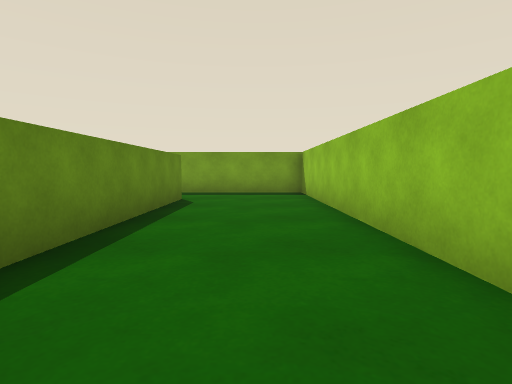
View 1 (above)

17 first-person views from a walk through a 3-D level made in the Unity game engine. The camera is 0.68 m above the floor, tilts 4° down and sees 80° across. The floor is counted in squares, 1 m on a side. Each view is taken from the middle of a square. On the plan, view 1 faces up. The plan holds only what a view shows up to about 10 squares ahead; the rest is blank.

View 2
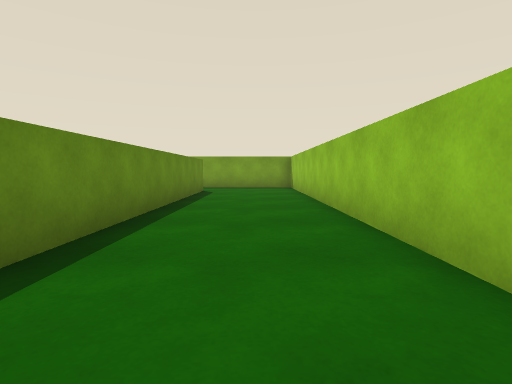

View 3
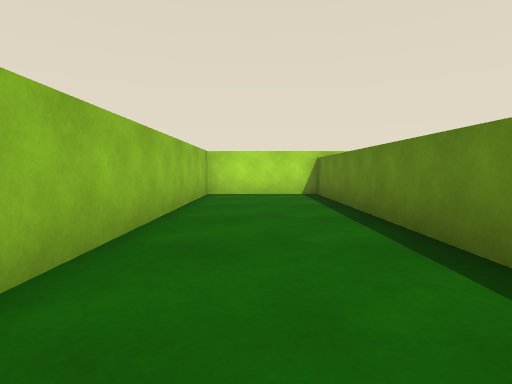

View 4
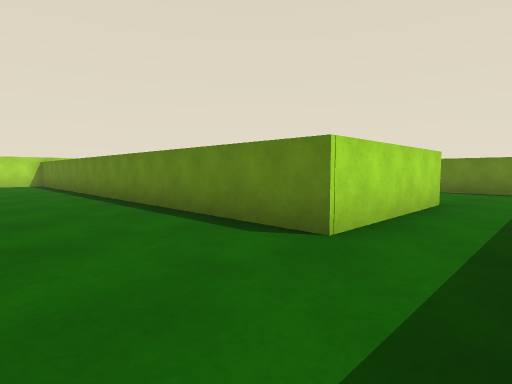

View 5
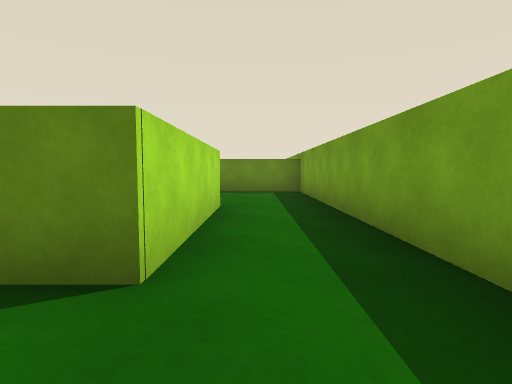

View 6
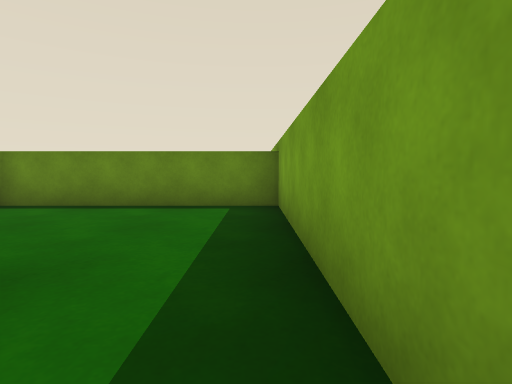

View 7
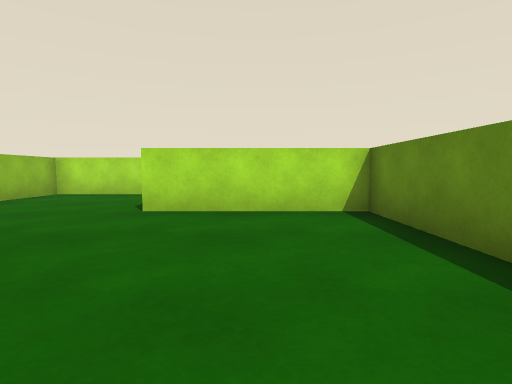

View 8
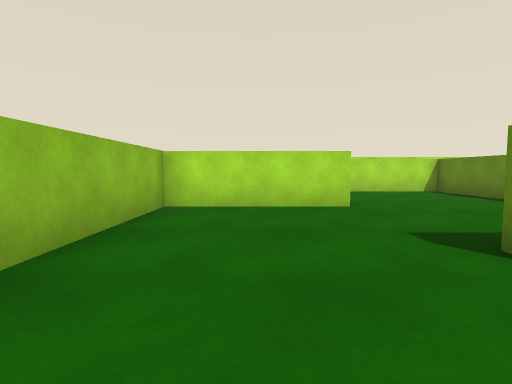

View 9
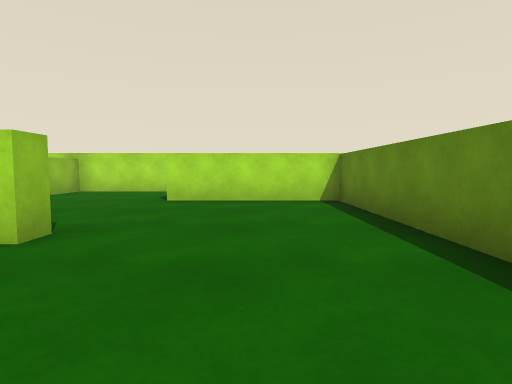

View 10
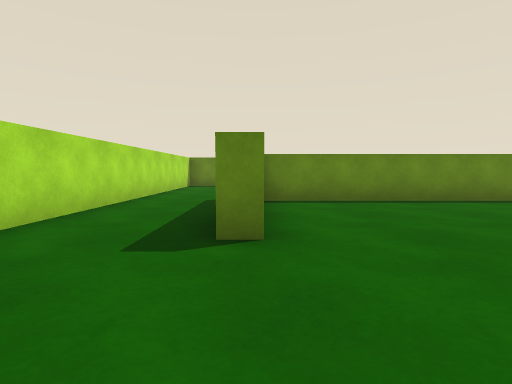

View 11
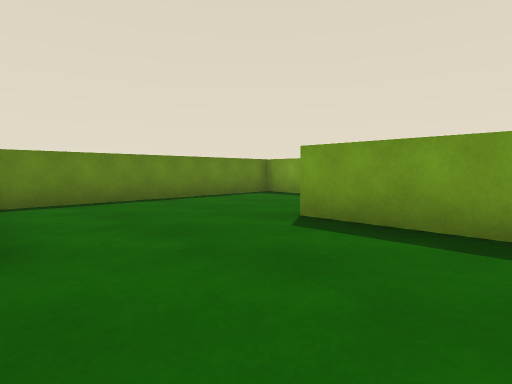

View 12
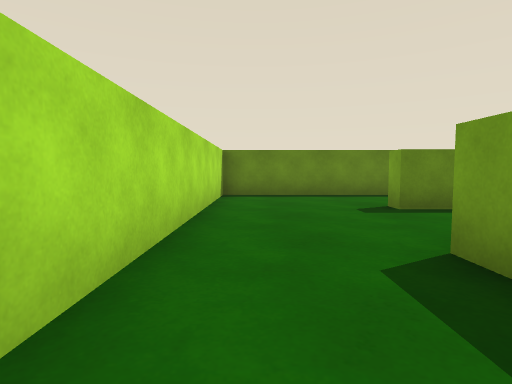

View 13
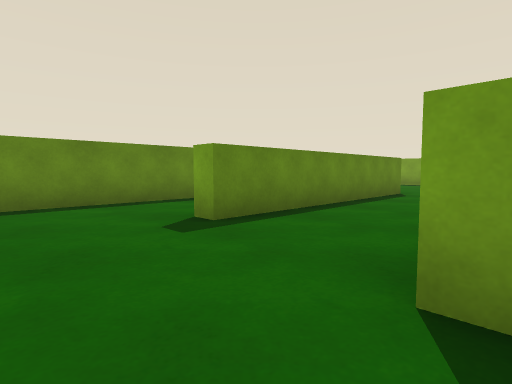

View 14
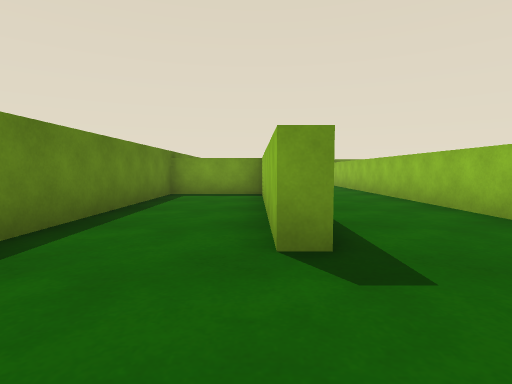

View 15
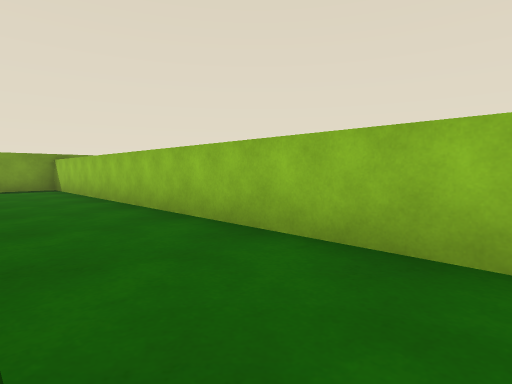

View 16
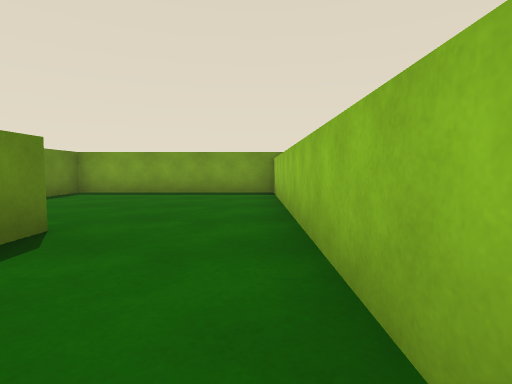

View 17
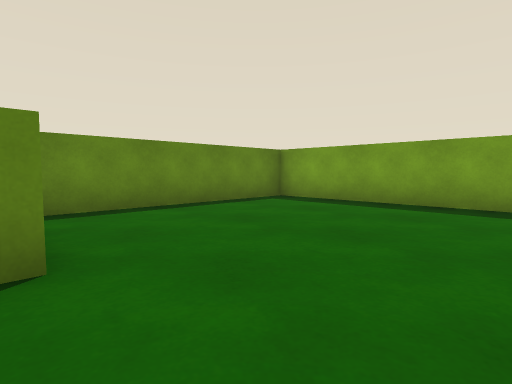

### Floor plan
Points are (right, up) in squares from view 1. A wall is a line through its corners. A room is listed if a view was taken in it or the views show most of it. See-through windows are left out.
Room 1 (views 1, 2, 3, 4, 5, 6, 7)
walls: (-5.9, 7.3) (-1.8, 7.3) (-1.8, -6.9) (1.4, -6.9) (1.4, 9.4) (-9.9, 9.4) (-9.9, 3.9) (-6, 3.9)
ways out: opening at (-6, 6) to room 2
Room 2 (views 8, 9, 10, 11, 12, 13)
walls: (-3.2, -0.3) (-5.8, -0.3) (-5.8, 0.2) (-2.3, 0.2) (-2.3, 4); (-8.5, 3.4) (-9.9, 3.4) (-9.9, -3.9) (-6, -3.9) (-6, -4.5); (-9.9, -4.4) (-10.5, -4.4); (-11.5, -6.9) (-2.3, -6.9) (-2.3, -5.4)
ways out: opening at (-6, 6) to room 1; opening at (-10.5, -5.5) to room 3
Room 3 (views 14, 15, 16, 17)
walls: (-13.8, 2.9) (-16.5, 2.9) (-16.5, -6.9) (-11.5, -6.9); (-13.4, 3.5) (-13.4, -3.5) (-13.8, -3.5) (-13.8, 2.6); (-10.4, -2.9) (-10.4, 9.4) (-16.5, 9.4) (-16.5, 3.9)
ways out: opening at (-10.5, -5.5) to room 2

Positions as (right, up) in squares from view 1, and headings:
1: (0, 0), facing up
2: (0, -3), facing up
3: (0, 2), facing down
4: (1, 9), facing down-left
5: (0, 8), facing left
6: (-4, 9), facing left
7: (-8, 9), facing down
8: (-4, 6), facing down
9: (-8, 3), facing down
10: (-3, -4), facing left
11: (-3, -4), facing up-left
12: (-8, -6), facing left
13: (-10, -6), facing up-left
14: (-14, -6), facing up
15: (-13, -3), facing up-right
16: (-11, 0), facing up
17: (-11, 3), facing up-left
